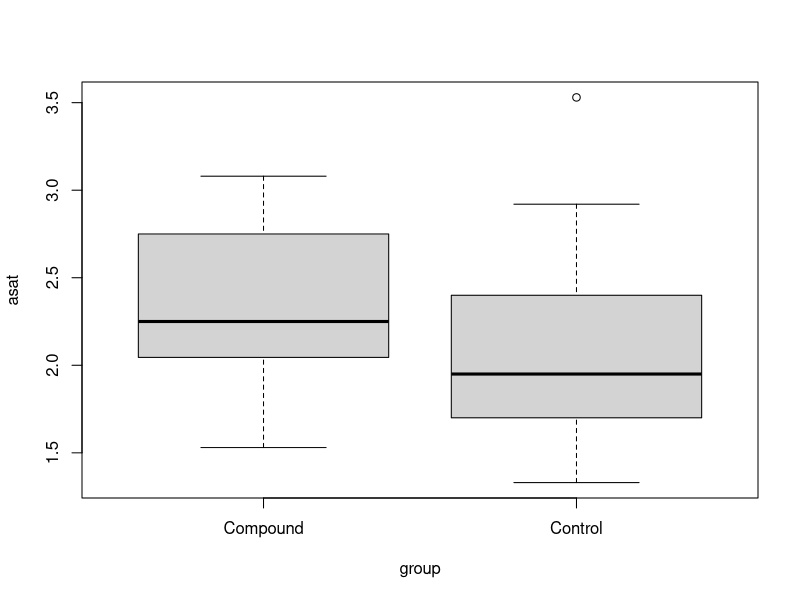
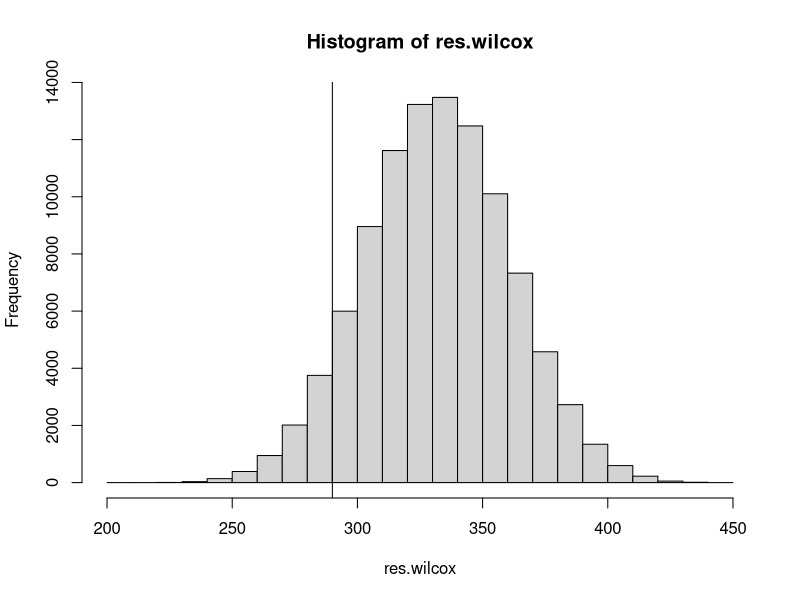
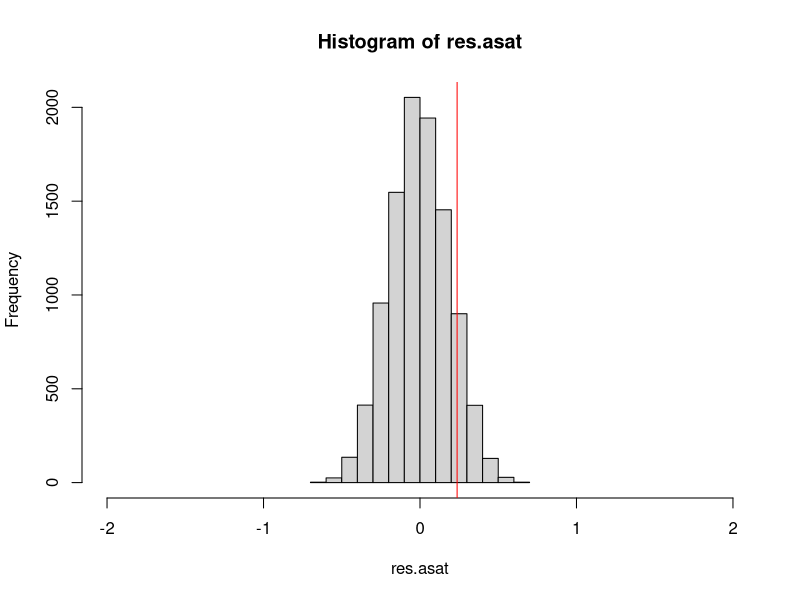

These figures' R source, in order:
# Permutation/randomization tests

# example of an unpaired two sample permutation/randomization test:
library(coin)
data(asat)
?asat
head(asat)
boxplot(asat~group, data=asat)

# create different vectors for each group
asat.contr <- asat$asat[asat$group=="Control"]
asat.treat <- asat$asat[asat$group=="Compound"]

(n1 <- length(asat.contr))
(n <- nrow(asat))

######

# Let's do a Wilcoxon test:
#   H0: F_1 = F_2  (F_1 for control, F_2 for treatment)
#   Ha: F_1 is shifted to the left

wilcox.test(asat.contr, asat.treat, alternative="less")

# We do not reject H0 in favor of Ha at alpha=0.05
# There is not enough evidence in the data to conclude that 
#   that the compound increases asat levels. 


#######################################################

# We now show that the Wilcoxon test can be 
#   viewed as a permutation test:
ranks <- rank(asat$asat)
(observed.sum.ranks <- sum(ranks[1:n1]))

# nr of different group assignments:
choose(n,n1)

# we will randomly sample nrep permutations:
nrep <- 100000

wilcox.one.rep <- function(y, n1, n){
  ynew <- sample(y, n, replace=F)
  ranks.new <- rank(ynew)
  return(sum(ranks.new[1:n1]))
}

res.wilcox <- replicate(nrep, wilcox.one.rep(asat$asat, n1, n))

hist(res.wilcox)
abline(v=observed.sum.ranks)
(pval <- (sum(res.wilcox<=observed.sum.ranks)+1)/(nrep+1))


############################################

# More general permutation test:
# we do not have to take the rank sums as test statistic. 
# we can choose any test statistic we like. 
# consider for example the difference in group means:
# example of an unpaired two sample permutation/randomization test:

# observed difference in group means:
(obs.diff <- mean(asat.treat)-mean(asat.contr))

# There seems to be a some effect of the treatment. 
# Or is this just due to chance?

# We do a one sided test: 
#   H0: mu_contr = mu_treat 
#   Ha: mu_contr < mu_treat   

# How can we create a null distribution?

# The rats were randomly assigned to treatment (compound) or control
# If the treatment does nothing (the null hypothesis), then the asat
# value of each rat would remain the same, regardless of its treatment
# assignment. 
# Hence, we can create random reassignments of the rats to the two 
# groups, and each time compute the difference in group means. 

reps <- 10000             # number of times we randomly reassign rats to groups
res.asat <- numeric(reps) # vector to store the difference in group means under the random reassignments

# here programmed in a slightly different way as above, 
# to show you possible variations
for (i in 1:reps){
  # change ordering of the asat values
  temp <- asat$asat[sample(c(1:n), replace=FALSE)]
  
  # then consider the first n1 observations to be in the control group
  #  and the remaining observations in the treatment group. 
  res.asat[i] <- mean(temp[(n1+1):n]) - mean(temp[1:n1])
} 

hist(res.asat, xlim=c(-2,2))
abline(v=obs.diff, col="red")
(pval <- (sum(res.asat>=obs.diff)+1)/(reps+1))

# Same conclusion as before:  
# We do not reject H0 in favor of Ha at alpha=0.01
# There is not enough evidence in the data to conclude that 
#   that the compound increases asat levels. 


#########

# Permutation tests are very flexible.
# You can use any statistic you like.
# You don't need any distributional assumptions.
# See R package coin
